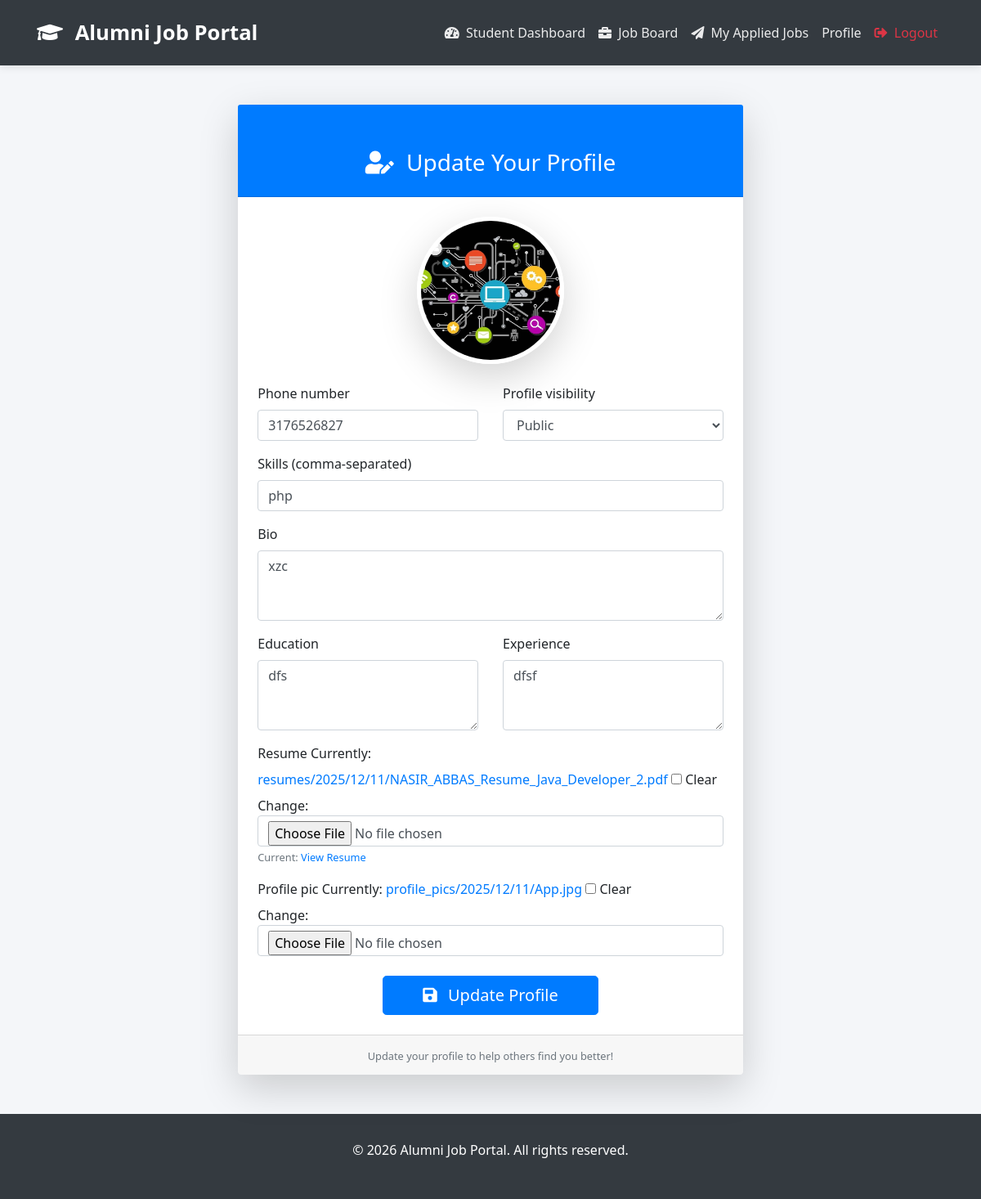
Page /profile/update/ (signed in) on the earlier database version.
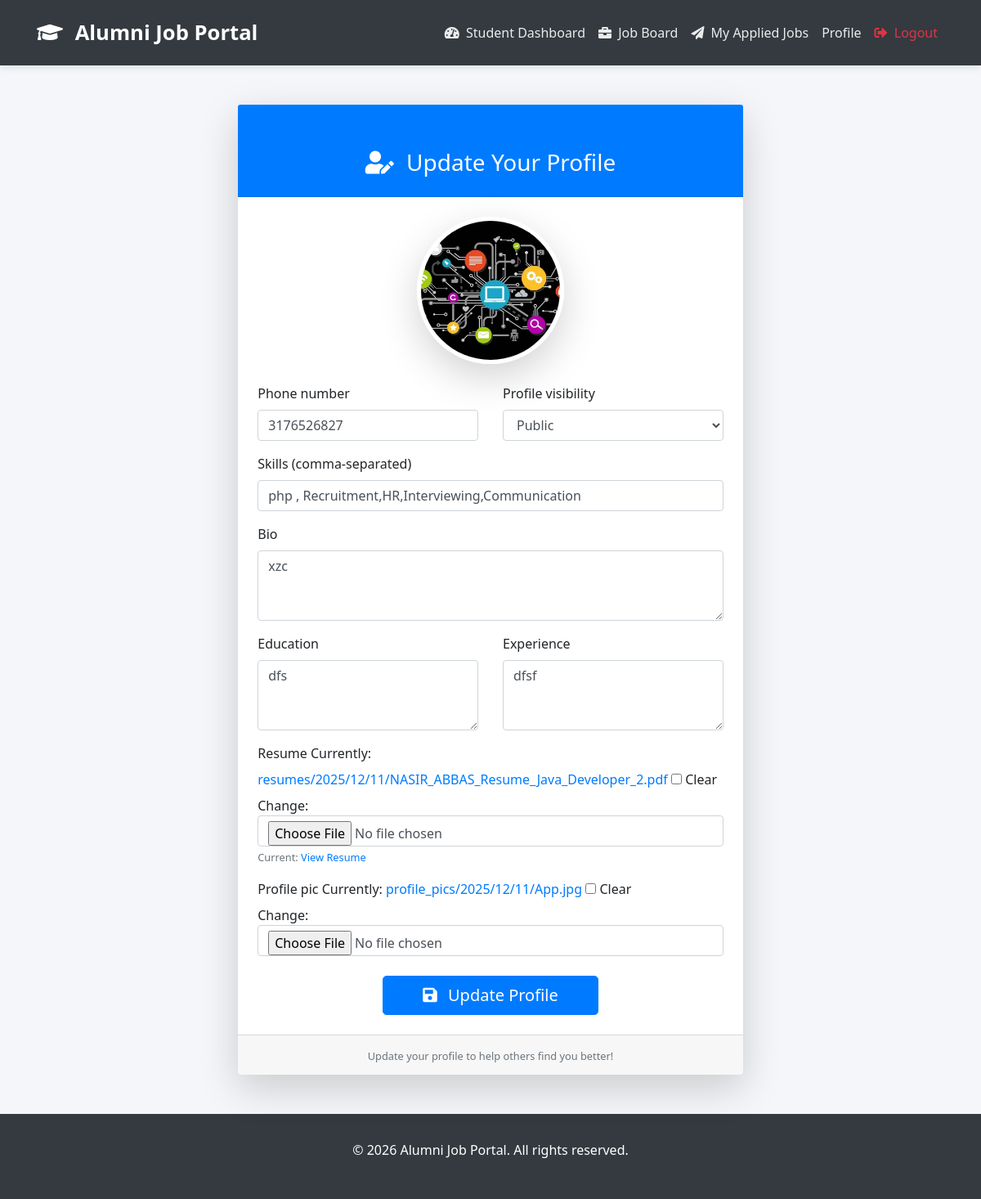
Same page on the later database version.
### myapp/models.py (models this page shows, shortened)
class Profile(models.Model):
    VISIBILITY_CHOICES = (
        ('Public', 'Public'),
        ('Private', 'Private'),
    )
    user = models.OneToOneField(CustomUser, on_delete=models.CASCADE, primary_key=True, related_name='profile')
    phone_number = models.CharField(max_length=15, blank=True, null=True)
    bio = models.TextField(blank=True, null=True)
    profile_visibility = models.CharField(max_length=10, choices=VISIBILITY_CHOICES, default='Public')
    last_updated = models.DateTimeField(auto_now=True)
    skills = models.CharField(max_length=1000, blank=True, help_text="Comma-separated list of skills")
    education = models.TextField(blank=True, help_text="Describe your education")
    experience = models.TextField(blank=True, help_text="Describe your work experience")
    resume = models.FileField(
        upload_to='resumes/%Y/%m/%d/',
        validators=[FileExtensionValidator(allowed_extensions=['pdf', 'doc', 'docx'])],
        blank=True,
        null=True
    )
    resume_file_name = models.CharField(max_length=255, blank=True)
    resume_upload_date = models.DateTimeField(null=True, blank=True)
    profile_pic = models.ImageField(
        upload_to='profile_pics/%Y/%m/%d/',
        blank=True,
        null=True,
        validators=[FileExtensionValidator(allowed_extensions=['jpg', 'jpeg', 'png'])]
    )

### myapp/views.py (the view)
# urls.py: path('profile/update/', views.update_profile, name='update_profile'),
def update_profile(request):
    user = require_login_profile(request)
    if not user:
        return redirect('login')
    profile, created = Profile.objects.get_or_create(user=user)
    if request.method == 'POST':
        form = ProfileForm(request.POST, request.FILES, instance=profile)
        if form.is_valid():
            form.save()
            messages.success(request, "Your profile has been updated successfully.")
            return redirect('update_profile')
        else:
            messages.error(request, "Please correct the errors below.")
    else:
        form = ProfileForm(instance=profile)
    return render(request, 'profile_update.html', {
        'form': form,
        'profile': profile,
        'user': user
    })

### myapp/forms.py
class ProfileForm(forms.ModelForm):
    class Meta:
        model = Profile
        fields = [
            'phone_number',
            'bio',
            'profile_visibility',
            'skills',
            'education',
            'experience',
            'resume',
            'profile_pic',
        ]
        widgets = {
            'phone_number': forms.TextInput(attrs={'class': 'form-control'}),
            'bio': forms.Textarea(attrs={'class': 'form-control', 'rows': 3}),
            'profile_visibility': forms.Select(attrs={'class': 'form-control'}),
            'skills': forms.TextInput(attrs={'class': 'form-control'}),
            'education': forms.Textarea(attrs={'class': 'form-control', 'rows': 3}),
            'experience': forms.Textarea(attrs={'class': 'form-control', 'rows': 3}),
            'resume': forms.ClearableFileInput(attrs={'class': 'form-control'}),
            'profile_pic': forms.ClearableFileInput(attrs={'class': 'form-control'}),
        }

### myapp/views.py (called while the page is built)
def require_login(request):
    if 'user_id' not in request.session:
        messages.error(request, "Please login first.")
        return None
    try:
        return CustomUser.objects.get(id=request.session['user_id'])
    except CustomUser.DoesNotExist:
        messages.error(request, "User session invalid. Please login again.")
        return None

def require_login_profile(request):
    return require_login(request)

### templates/profile_update.html (shortened to what this page needs)
{% extends 'base.html' %}
{% load static %}
{% block content %}
<div class="container mt-5">
    <div class="row justify-content-center">
        <div class="col-lg-7 col-md-9">
            <div class="card shadow-lg border-0">
                <div class="card-header bg-primary text-white text-center py-4">
                    <h3 class="mb-0">
                        <i class="fas fa-user-edit mr-2"></i>
                        Update Your Profile
                    </h3>
                </div>
                <div class="card-body p-4">
                    <div class="text-center mb-4">
                        {% if profile.profile_pic %}
                            <img src="{{ profile.profile_pic.url }}"
                                 alt="{{ user.full_name }}"
                                 class="rounded-circle shadow-lg img-fluid profile-pic"
                                 style="width: 180px; height: 180px; object-fit: cover; border: 5px solid #fff;">
                        {% else %}
                            <div class="rounded-circle bg-light shadow-lg d-flex align-items-center justify-content-center"
                                 style="width: 180px; height: 180px; margin: 0 auto; border: 5px solid #fff;">
                                <i class="fas fa-user fa-5x text-muted"></i>
                            </div>
                            <p class="mt-2 text-muted">No profile picture yet</p>
                        {% endif %}
                    </div>
                    <form method="POST" enctype="multipart/form-data" novalidate>
                        <div class="row">
                            <div class="col-md-6 mb-3">
                                <label for="{{ form.phone_number.id_for_label }}" class="form-label fw-bold">
                                    {{ form.phone_number.label }}
                                </label>
                                {{ form.phone_number }}
                            </div>
                            <div class="col-md-6 mb-3">
                                <label for="{{ form.profile_visibility.id_for_label }}" class="form-label fw-bold">
                                    {{ form.profile_visibility.label }}
                                </label>
                                {{ form.profile_visibility }}
                            </div>
                            <div class="col-12 mb-3">
                                <label for="{{ form.skills.id_for_label }}" class="form-label fw-bold">
                                    {{ form.skills.label }} (comma-separated)
                                </label>
                                {{ form.skills }}
                            </div>
                            <div class="col-12 mb-3">
                                <label for="{{ form.bio.id_for_label }}" class="form-label fw-bold">
                                    {{ form.bio.label }}
                                </label>
                                {{ form.bio }}
                            </div>
                            <div class="col-md-6 mb-3">
                                <label for="{{ form.education.id_for_label }}" class="form-label fw-bold">
                                    {{ form.education.label }}
                                </label>
                                {{ form.education }}
                            </div>
                            <div class="col-md-6 mb-3">
                                <label for="{{ form.experience.id_for_label }}" class="form-label fw-bold">
                                    {{ form.experience.label }}
                                </label>
                                {{ form.experience }}
                            </div>
                            <div class="col-12 mb-3">
                                <label for="{{ form.resume.id_for_label }}" class="form-label fw-bold">
                                    {{ form.resume.label }}
                                </label>
                                {{ form.resume }}
                                {% if profile.resume %}
                                    <small class="text-muted">Current: <a href="{{ profile.resume.url }}" target="_blank">View Resume</a></small>
                                {% endif %}
                            </div>
                            <div class="col-12 mb-4">
                                <label for="{{ form.profile_pic.id_for_label }}" class="form-label fw-bold">
                                    {{ form.profile_pic.label }}
                                </label>
                                {{ form.profile_pic }}
                            </div>
                            <div class="col-12 text-center">
                                <button type="submit" class="btn btn-primary btn-lg px-5">
                                    <i class="fas fa-save mr-2"></i> Update Profile
                                </button>
                            </div>
                        </div>
                    </form>
                </div>
                <div class="card-footer text-center text-muted">
                    <small>Update your profile to help others find you better!</small>
                </div>
            </div>
        </div>
    </div>
</div>
{% endblock %}

### templates/base.html (shortened to what this page needs)
<!DOCTYPE html>
<html lang="en">
<head>
    <link rel="stylesheet" href="https://maxcdn.bootstrapcdn.com/bootstrap/4.5.2/css/bootstrap.min.css">
    <link rel="stylesheet" href="https://cdnjs.cloudflare.com/ajax/libs/font-awesome/5.15.4/css/all.min.css">
</head>
<body>
<nav class="navbar navbar-expand-lg navbar-dark bg-dark">
    <div class="container">
        <a class="navbar-brand" href="{% url 'index' %}">
            <i class="fas fa-graduation-cap"></i> Alumni Job Portal
        </a>
        <div class="collapse navbar-collapse" id="navbarNav">
            <ul class="navbar-nav ml-auto align-items-center">
                {% if request.session.user_id %}
                    {% if request.session.role == 'alumni' %}
                        <li class="nav-item">
                            <a class="nav-link" href="{% url 'alumni_dashboard' %}">
                                 Alumni Dashboard
                            </a>
                        </li>
                        <li class="nav-item">
                            <a class="nav-link post-job" href="{% url 'job_list' %}">
                                Post Jobs
                            </a>
                        </li>
                        <li class="nav-item">
                            <a class="nav-link" href="{% url 'job_board' %}">
                                 Job Board
                            </a>
                        </li>
                        <li class="nav-item">
                            <a class="nav-link" href="{% url 'my_applied_jobs' %}">
                                  My Applied Jobs
                            </a>
                        </li>
                        <li class="nav-item">
                            <a class="nav-link" href="{% url 'my_job_applications' %}">
                                Applications Received
                            </a>
                        </li>
                    {% elif request.session.role == 'student' %}
                        <li class="nav-item">
                            <a class="nav-link" href="{% url 'student_dashboard' %}">
                                <i class="fas fa-tachometer-alt mr-1"></i> Student Dashboard
                            </a>
                        </li>
                        <li class="nav-item">
                            <a class="nav-link" href="{% url 'job_board' %}">
                                <i class="fas fa-briefcase mr-1"></i> Job Board
                            </a>
                        </li>
                        <li class="nav-item">
                            <a class="nav-link" href="{% url 'my_applied_jobs' %}">
                                <i class="fas fa-paper-plane mr-1"></i> My Applied Jobs
                            </a>
                        </li>
                    {% endif %}
                    <li class="nav-item">
                        <a class="nav-link" href="{% url 'update_profile' %}">
                             Profile
                        </a>
                    </li>
                    <li class="nav-item">
                        <a class="nav-link logout" href="{% url 'logout' %}">
                            <i class="fas fa-sign-out-alt mr-1"></i> Logout
                        </a>
                    </li>
                {% endif %}
            </ul>
        </div>
    </div>
</nav>
<div class="container mt-5 mb-5">
    <div class="content-wrapper">
        {% block content %}
        {% endblock %}
    </div>
</div>
<footer>
    <div class="container">
        <p>&copy; 2026 Alumni Job Portal. All rights reserved.</p>
    </div>
</footer>
</body>
</html>

### templates/base.html (style rules this page uses)
:root { --primary: #0d6efd; --dark: #343a40; }
body { background-color: #f4f6f9; font-family: 'Segoe UI', Tahoma, Geneva, Verdana, sans-serif; }
h1, h2, h3, h4 { margin: 30px; text-align: center; }
.navbar { box-shadow: 0 2px 10px rgba(0, 0, 0, 0.1); padding: 1rem 0; }
.navbar-brand { font-weight: 700; font-size: 1.6rem; }
.navbar-brand i { margin-right: 0.5rem; }
.nav-link { color: rgba(255,255,255,0.9) !important; font-weight: 500; transition: all 0.3s ease; }
.nav-link.logout { color: #dc3545 !important; }
footer { background-color: #343a40; color: white; padding: 2rem 0; margin-top: 3rem; text-align: center; }

### templates/profile_update.html (style rules this page uses)
.profile-pic { transition: transform 0.3s ease; }

Differences in the rows shown:
changed Profile "Public": skills "php" → "php , Recruitment,HR,Interviewing,Communication"
